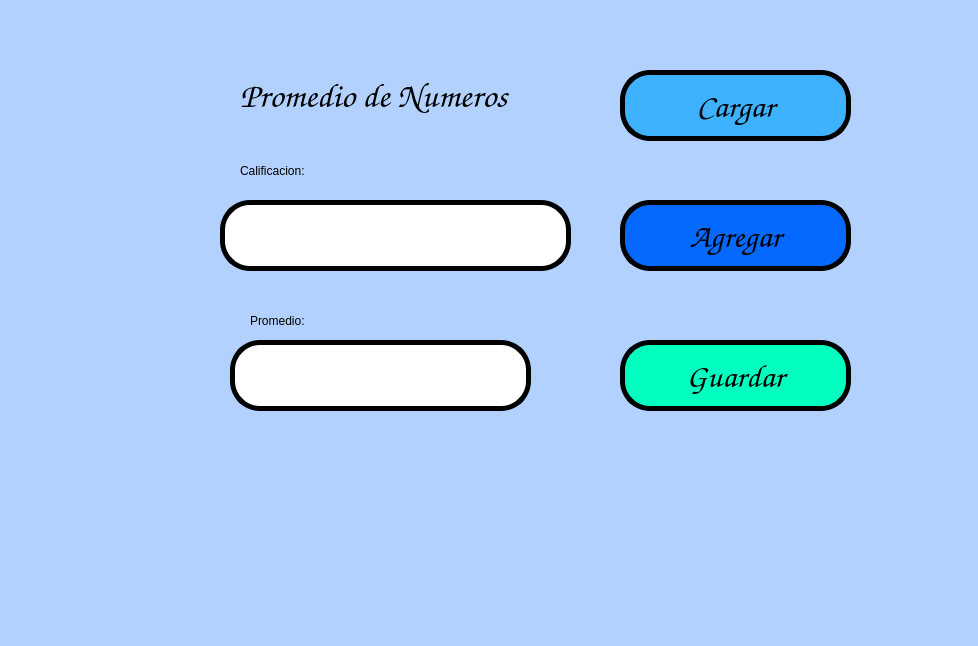
<?xml version="1.0" encoding="UTF-8"?>
<ui version="4.0">
 <class>MainWindow</class>
 <widget class="QMainWindow" name="MainWindow">
  <property name="geometry">
   <rect>
    <x>0</x>
    <y>0</y>
    <width>978</width>
    <height>646</height>
   </rect>
  </property>
  <property name="windowTitle">
   <string>MainWindow</string>
  </property>
  <property name="styleSheet">
   <string notr="true">background-color: rgb(178, 209, 255);</string>
  </property>
  <widget class="QWidget" name="centralwidget">
   <widget class="QPushButton" name="btn_guardar">
    <property name="geometry">
     <rect>
      <x>620</x>
      <y>340</y>
      <width>231</width>
      <height>71</height>
     </rect>
    </property>
    <property name="palette">
     <palette>
      <active>
       <colorrole role="Button">
        <brush brushstyle="SolidPattern">
         <color alpha="255">
          <red>3</red>
          <green>255</green>
          <blue>192</blue>
         </color>
        </brush>
       </colorrole>
       <colorrole role="Base">
        <brush brushstyle="SolidPattern">
         <color alpha="255">
          <red>3</red>
          <green>255</green>
          <blue>192</blue>
         </color>
        </brush>
       </colorrole>
       <colorrole role="Window">
        <brush brushstyle="SolidPattern">
         <color alpha="255">
          <red>3</red>
          <green>255</green>
          <blue>192</blue>
         </color>
        </brush>
       </colorrole>
      </active>
      <inactive>
       <colorrole role="Button">
        <brush brushstyle="SolidPattern">
         <color alpha="255">
          <red>3</red>
          <green>255</green>
          <blue>192</blue>
         </color>
        </brush>
       </colorrole>
       <colorrole role="Base">
        <brush brushstyle="SolidPattern">
         <color alpha="255">
          <red>3</red>
          <green>255</green>
          <blue>192</blue>
         </color>
        </brush>
       </colorrole>
       <colorrole role="Window">
        <brush brushstyle="SolidPattern">
         <color alpha="255">
          <red>3</red>
          <green>255</green>
          <blue>192</blue>
         </color>
        </brush>
       </colorrole>
      </inactive>
      <disabled>
       <colorrole role="Button">
        <brush brushstyle="SolidPattern">
         <color alpha="255">
          <red>3</red>
          <green>255</green>
          <blue>192</blue>
         </color>
        </brush>
       </colorrole>
       <colorrole role="Base">
        <brush brushstyle="SolidPattern">
         <color alpha="255">
          <red>3</red>
          <green>255</green>
          <blue>192</blue>
         </color>
        </brush>
       </colorrole>
       <colorrole role="Window">
        <brush brushstyle="SolidPattern">
         <color alpha="255">
          <red>3</red>
          <green>255</green>
          <blue>192</blue>
         </color>
        </brush>
       </colorrole>
      </disabled>
     </palette>
    </property>
    <property name="font">
     <font>
      <family>Comic Sans MS</family>
      <pointsize>25</pointsize>
      <weight>9</weight>
      <italic>false</italic>
      <bold>false</bold>
     </font>
    </property>
    <property name="whatsThis">
     <string>&lt;html&gt;&lt;head/&gt;&lt;body&gt;&lt;p&gt;&lt;span style=&quot; color:#ff5500;&quot;&gt;aserfg&lt;/span&gt;&lt;/p&gt;&lt;/body&gt;&lt;/html&gt;</string>
    </property>
    <property name="styleSheet">
     <string notr="true">background-color: rgb(3, 255, 192);
border: 5px solid black;
border-radius: 30px;
font: 75 25pt &quot;Comic Sans MS&quot;;</string>
    </property>
    <property name="text">
     <string>Guardar</string>
    </property>
   </widget>
   <widget class="QLabel" name="label">
    <property name="geometry">
     <rect>
      <x>240</x>
      <y>150</y>
      <width>361</width>
      <height>41</height>
     </rect>
    </property>
    <property name="styleSheet">
     <string notr="true">font: 75 18pt &quot;Comic Sans MS&quot;;</string>
    </property>
    <property name="text">
     <string>Calificacion:</string>
    </property>
   </widget>
   <widget class="QLineEdit" name="txt_calificacion">
    <property name="geometry">
     <rect>
      <x>220</x>
      <y>200</y>
      <width>351</width>
      <height>71</height>
     </rect>
    </property>
    <property name="font">
     <font>
      <family>Comic Sans MS</family>
      <pointsize>22</pointsize>
      <weight>50</weight>
      <bold>false</bold>
     </font>
    </property>
    <property name="styleSheet">
     <string notr="true">background-color: rgb(255, 255, 255);
border: 5px solid black;
border-radius: 30px;</string>
    </property>
    <property name="text">
     <string/>
    </property>
   </widget>
   <widget class="QLabel" name="label_2">
    <property name="geometry">
     <rect>
      <x>250</x>
      <y>300</y>
      <width>271</width>
      <height>41</height>
     </rect>
    </property>
    <property name="styleSheet">
     <string notr="true">font: 75 18pt &quot;Comic Sans MS&quot;;</string>
    </property>
    <property name="text">
     <string>Promedio:</string>
    </property>
   </widget>
   <widget class="QLineEdit" name="txt_promedio">
    <property name="geometry">
     <rect>
      <x>230</x>
      <y>340</y>
      <width>301</width>
      <height>71</height>
     </rect>
    </property>
    <property name="font">
     <font>
      <family>Comic Sans MS</family>
      <pointsize>22</pointsize>
      <weight>50</weight>
      <bold>false</bold>
     </font>
    </property>
    <property name="styleSheet">
     <string notr="true">background-color: rgb(255, 255, 255);
border: 5px solid black;
border-radius: 30px;</string>
    </property>
    <property name="text">
     <string/>
    </property>
   </widget>
   <widget class="QLabel" name="label_3">
    <property name="geometry">
     <rect>
      <x>240</x>
      <y>70</y>
      <width>371</width>
      <height>51</height>
     </rect>
    </property>
    <property name="font">
     <font>
      <family>Comic Sans MS</family>
      <pointsize>26</pointsize>
      <weight>9</weight>
      <italic>false</italic>
      <bold>false</bold>
     </font>
    </property>
    <property name="styleSheet">
     <string notr="true">font: 75 26pt &quot;Comic Sans MS&quot;;</string>
    </property>
    <property name="text">
     <string>Promedio de Numeros</string>
    </property>
   </widget>
   <widget class="QPushButton" name="btn_agregar">
    <property name="geometry">
     <rect>
      <x>620</x>
      <y>200</y>
      <width>231</width>
      <height>71</height>
     </rect>
    </property>
    <property name="palette">
     <palette>
      <active>
       <colorrole role="Button">
        <brush brushstyle="SolidPattern">
         <color alpha="255">
          <red>5</red>
          <green>105</green>
          <blue>255</blue>
         </color>
        </brush>
       </colorrole>
       <colorrole role="Base">
        <brush brushstyle="SolidPattern">
         <color alpha="255">
          <red>5</red>
          <green>105</green>
          <blue>255</blue>
         </color>
        </brush>
       </colorrole>
       <colorrole role="Window">
        <brush brushstyle="SolidPattern">
         <color alpha="255">
          <red>5</red>
          <green>105</green>
          <blue>255</blue>
         </color>
        </brush>
       </colorrole>
      </active>
      <inactive>
       <colorrole role="Button">
        <brush brushstyle="SolidPattern">
         <color alpha="255">
          <red>5</red>
          <green>105</green>
          <blue>255</blue>
         </color>
        </brush>
       </colorrole>
       <colorrole role="Base">
        <brush brushstyle="SolidPattern">
         <color alpha="255">
          <red>5</red>
          <green>105</green>
          <blue>255</blue>
         </color>
        </brush>
       </colorrole>
       <colorrole role="Window">
        <brush brushstyle="SolidPattern">
         <color alpha="255">
          <red>5</red>
          <green>105</green>
          <blue>255</blue>
         </color>
        </brush>
       </colorrole>
      </inactive>
      <disabled>
       <colorrole role="Button">
        <brush brushstyle="SolidPattern">
         <color alpha="255">
          <red>5</red>
          <green>105</green>
          <blue>255</blue>
         </color>
        </brush>
       </colorrole>
       <colorrole role="Base">
        <brush brushstyle="SolidPattern">
         <color alpha="255">
          <red>5</red>
          <green>105</green>
          <blue>255</blue>
         </color>
        </brush>
       </colorrole>
       <colorrole role="Window">
        <brush brushstyle="SolidPattern">
         <color alpha="255">
          <red>5</red>
          <green>105</green>
          <blue>255</blue>
         </color>
        </brush>
       </colorrole>
      </disabled>
     </palette>
    </property>
    <property name="font">
     <font>
      <family>Comic Sans MS</family>
      <pointsize>25</pointsize>
      <weight>9</weight>
      <italic>false</italic>
      <bold>false</bold>
     </font>
    </property>
    <property name="whatsThis">
     <string>&lt;html&gt;&lt;head/&gt;&lt;body&gt;&lt;p&gt;&lt;span style=&quot; color:#ff5500;&quot;&gt;aserfg&lt;/span&gt;&lt;/p&gt;&lt;/body&gt;&lt;/html&gt;</string>
    </property>
    <property name="styleSheet">
     <string notr="true">background-color: rgb(5, 105, 255);
border: 5px solid black;
border-radius: 30px;
font: 75 25pt &quot;Comic Sans MS&quot;;</string>
    </property>
    <property name="text">
     <string>Agregar</string>
    </property>
   </widget>
   <widget class="QPushButton" name="btn_cargar">
    <property name="geometry">
     <rect>
      <x>620</x>
      <y>70</y>
      <width>231</width>
      <height>71</height>
     </rect>
    </property>
    <property name="palette">
     <palette>
      <active>
       <colorrole role="Button">
        <brush brushstyle="SolidPattern">
         <color alpha="255">
          <red>62</red>
          <green>178</green>
          <blue>255</blue>
         </color>
        </brush>
       </colorrole>
       <colorrole role="Base">
        <brush brushstyle="SolidPattern">
         <color alpha="255">
          <red>62</red>
          <green>178</green>
          <blue>255</blue>
         </color>
        </brush>
       </colorrole>
       <colorrole role="Window">
        <brush brushstyle="SolidPattern">
         <color alpha="255">
          <red>62</red>
          <green>178</green>
          <blue>255</blue>
         </color>
        </brush>
       </colorrole>
      </active>
      <inactive>
       <colorrole role="Button">
        <brush brushstyle="SolidPattern">
         <color alpha="255">
          <red>62</red>
          <green>178</green>
          <blue>255</blue>
         </color>
        </brush>
       </colorrole>
       <colorrole role="Base">
        <brush brushstyle="SolidPattern">
         <color alpha="255">
          <red>62</red>
          <green>178</green>
          <blue>255</blue>
         </color>
        </brush>
       </colorrole>
       <colorrole role="Window">
        <brush brushstyle="SolidPattern">
         <color alpha="255">
          <red>62</red>
          <green>178</green>
          <blue>255</blue>
         </color>
        </brush>
       </colorrole>
      </inactive>
      <disabled>
       <colorrole role="Button">
        <brush brushstyle="SolidPattern">
         <color alpha="255">
          <red>62</red>
          <green>178</green>
          <blue>255</blue>
         </color>
        </brush>
       </colorrole>
       <colorrole role="Base">
        <brush brushstyle="SolidPattern">
         <color alpha="255">
          <red>62</red>
          <green>178</green>
          <blue>255</blue>
         </color>
        </brush>
       </colorrole>
       <colorrole role="Window">
        <brush brushstyle="SolidPattern">
         <color alpha="255">
          <red>62</red>
          <green>178</green>
          <blue>255</blue>
         </color>
        </brush>
       </colorrole>
      </disabled>
     </palette>
    </property>
    <property name="font">
     <font>
      <family>Comic Sans MS</family>
      <pointsize>25</pointsize>
      <weight>9</weight>
      <italic>false</italic>
      <bold>false</bold>
     </font>
    </property>
    <property name="whatsThis">
     <string>&lt;html&gt;&lt;head/&gt;&lt;body&gt;&lt;p&gt;&lt;span style=&quot; color:#ff5500;&quot;&gt;aserfg&lt;/span&gt;&lt;/p&gt;&lt;/body&gt;&lt;/html&gt;</string>
    </property>
    <property name="styleSheet">
     <string notr="true">background-color: rgb(62, 178, 255);
border: 5px solid black;
border-radius: 30px;
font: 75 25pt &quot;Comic Sans MS&quot;;</string>
    </property>
    <property name="text">
     <string>Cargar</string>
    </property>
   </widget>
  </widget>
  <widget class="QMenuBar" name="menubar">
   <property name="geometry">
    <rect>
     <x>0</x>
     <y>0</y>
     <width>978</width>
     <height>21</height>
    </rect>
   </property>
  </widget>
  <widget class="QStatusBar" name="statusbar"/>
 </widget>
 <resources/>
 <connections/>
</ui>
